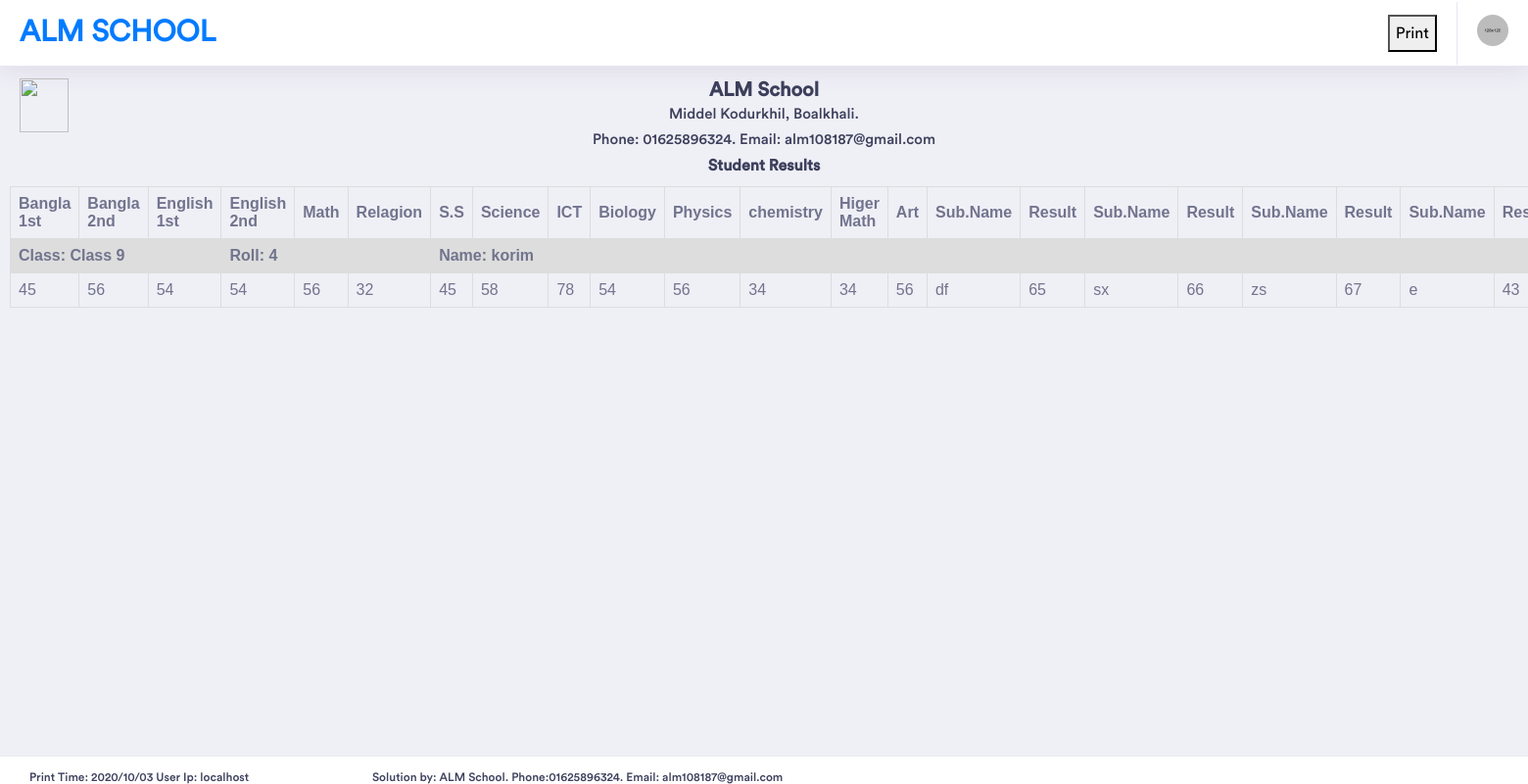
Page /RptResult.php on the earlier database version.
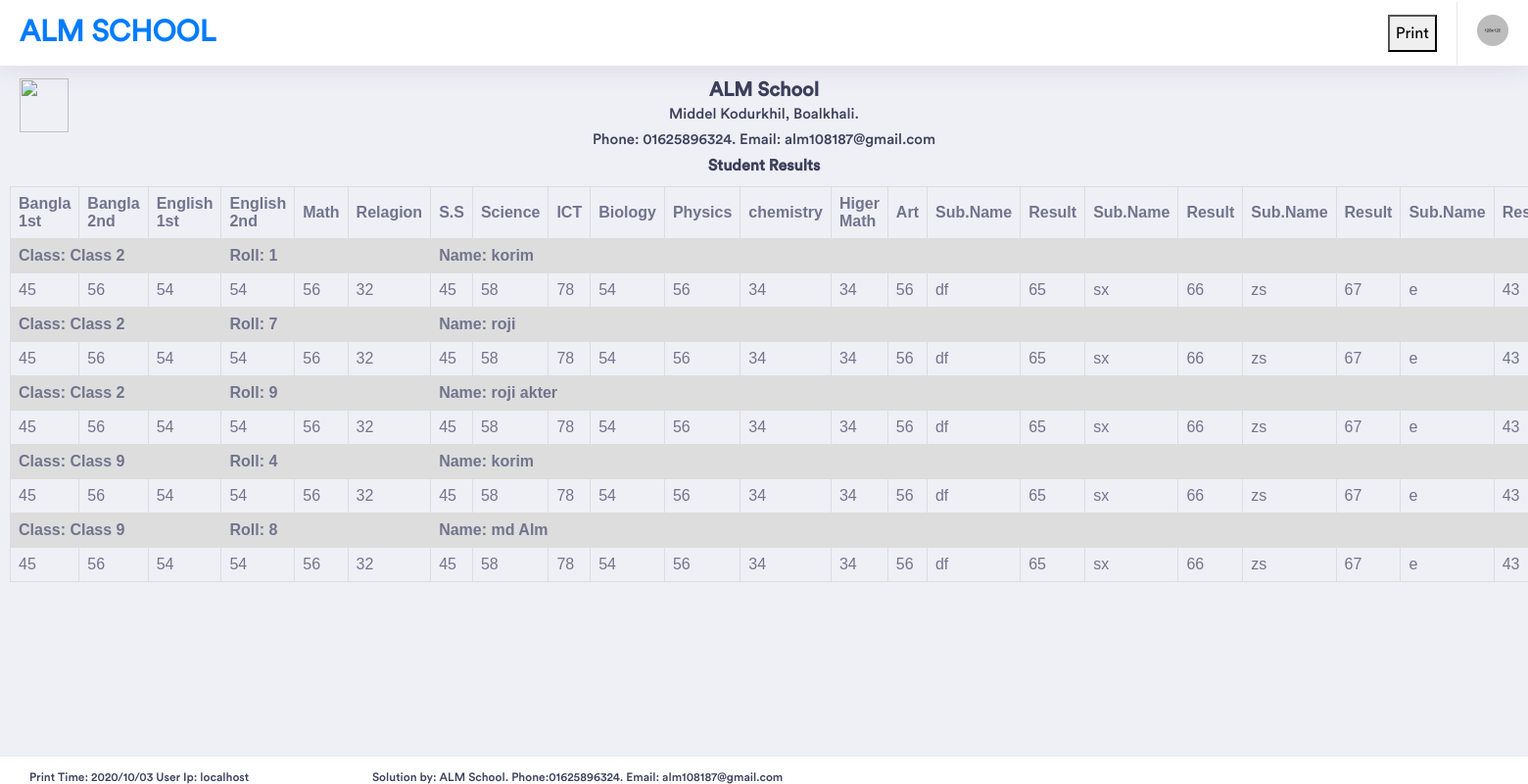
Same page on the later database version.
### tables this page shows
CREATE TABLE `result` (
  `autoId` int(250) NOT NULL,
  `Student_Name` varchar(250) NOT NULL,
  `Class` varchar(250) NOT NULL,
  `Roll` int(100) NOT NULL,
  `B1rst` int(211) NOT NULL,
  `B2rst` int(211) NOT NULL,
  `E1rst` int(211) NOT NULL,
  `E2rst` int(221) NOT NULL,
  `Mrst` int(222) NOT NULL,
  `Rrst` int(222) NOT NULL,
  `ssrst` int(222) NOT NULL,
  `srst` int(222) NOT NULL,
  `Irst` int(222) NOT NULL,
  `Biology` int(222) NOT NULL,
  `Physics` int(222) NOT NULL,
  `chemistry` int(222) NOT NULL,
  `HigerMath` int(222) NOT NULL,
  `Art` int(111) NOT NULL,
  `exs1` varchar(111) NOT NULL,
  `exs1rst` int(111) NOT NULL,
  `exs2` varchar(111) NOT NULL,
  `exs2rst` int(111) NOT NULL,
  `exs3` varchar(111) NOT NULL,
  `exs3rst` int(111) NOT NULL,
  `exs4` varchar(111) NOT NULL,
  `exs4rst` int(111) NOT NULL,
  `userIp` varchar(111) NOT NULL,
  `entryTime` datetime NOT NULL
);

### RptResult.php (the view, shortened to what this page needs)
<html>
<head>
</head>
<body>
<div style="height: 70px;">
<?php
include("RptHeaderAll.php");
?>
</div>
<div style="padding: 10px;">
<div style=" height:110px;   text-align: center; ">
	<div style=" width:70px;  float: left;   z-index: 1; position: absolute; " >
	<img src="img/almlogo.png" class="w3-image w3-greyscale-min" style="width:50px; height:55px;" >
	</div>
	<div style=" width:100%; ">
		<h3 Style=" font-weight: bold; margin-bottom: 0px;">ALM School</h3>
		<h5 Style=" margin-bottom: 0px;">Middel Kodurkhil, Boalkhali.</h5>
		<h5 Style=" margin-bottom: 0px;">Phone: 01625896324. Email: alm108187@gmail.com</h5>
		<h4 Style=" font-weight: bold; margin-bottom: 0px;"> Student Results</h4>
	</div>
</div>
<table style="padding: 15px; margin-bottom: 50px;">
<tr>
<th Style="width:20px"> Bangla 1st</th>
<th Style='width:170px'> Bangla 2nd</th>
<th Style='width:150px'> English 1st</th>
<th Style='width:150px'> English 2nd</th>
<th Style='width:120px'> Math </th>
<th Style='width:120px'> Relagion</th>
<th Style='width:40px'> S.S </th>
<th Style='width:70px'> Science </th>
<th Style='width:150px'> ICT</th>
<th Style='width:120px'> Biology </th>
<th Style='width:120px'> Physics </th>
<th Style='width:40px'> chemistry </th>
<th Style='width:70px'> Higer Math </th>
<th Style='width:70px'> Art </th>
<th Style='width:120px'> Sub.Name </th>
<th Style='width:40px'> Result </th>
<th Style='width:40px'> Sub.Name </th>
<th Style='width:40px'> Result </th>
<th Style='width:70px'> Sub.Name </th>
<th Style='width:40px'> Result </th>
<th Style='width:70px'> Sub.Name </th>
<th Style='width:40px'> Result </th>
<?php
$link= mysqli_connect("localhost", "root", "");
mysqli_select_db($link,"alm");
$result="SELECT DISTINCT `Student_Name`,  `Class`, `Roll` FROM `result` order by Class ";
$display=mysqli_query($link,$result);
while($row=mysqli_fetch_array($display))
{
	echo"<tr>";
	  echo"<td colspan='3' Style='font-weight: bold;'>   Class: ".$row['Class']. "</td><td colspan='3' Style='font-weight: bold;'> Roll: ".$row['Roll']."  </td><td colspan='16' Style='font-weight: bold;'>  Name: ".$row['Student_Name']." </td> ";
	echo"</tr>";
	$re="SELECT * FROM `result` Where Student_Name like '".$row['Student_Name']."' and Class like '".$row['Class']."' and Roll like '".$row['Roll']."' order by Class ";
		$dl=mysqli_query($link,$re);
			while($row1=mysqli_fetch_array($dl))
			{
				echo"<tr>";
				echo"<td>".$row1['B1rst']."</td>";
				echo"<td>".$row1['B2rst']."</td>";
				echo"<td>".$row1['E1rst']."</td>";
				echo"<td>".$row1['E2rst']."</td>";
				echo"<td>".$row1['Mrst']."</td>";
				echo"<td>".$row1['Rrst']."</td>";
				echo"<td>".$row1['ssrst']."</td>";
				echo"<td>".$row1['srst']."</td>";
				echo"<td>".$row1['Irst']."</td>";
				echo"<td>".$row1['Biology']."</td>";
				echo"<td>".$row1['Physics']."</td>";
				echo"<td>".$row1['chemistry']."</td>";
				echo"<td>".$row1['HigerMath']."</td>";
				echo"<td>".$row1['Art']."</td>";
				echo"<td>".$row1['exs1']."</td>";
				echo"<td>".$row1['exs1rst']."</td>";
				echo"<td>".$row1['exs2']."</td>";
				echo"<td>".$row1['exs2rst']."</td>";
				echo"<td>".$row1['exs3']."</td>";
				echo"<td>".$row1['exs3rst']."</td>";
				echo"<td>".$row1['exs4']."</td>";
				echo"<td>".$row1['exs4rst']."</td>";
				echo"</tr>";
			}
}
?>
</table>
<div class="footer"  Style="height:10px;">
                   <h6 Style=" float: left; width: 350px;"> <?php
											echo "Print Time: " . date("Y/m/d");
											   echo " User Ip: ".$_SERVER['HTTP_HOST'];
											  ?></h6>
				<h6 Style=" float: left; width: 450px;">Solution by: ALM School. Phone:01625896324. Email: alm108187@gmail.com</h6>
</div>
</div>
</body>
</html>

Differences in the rows shown:
added result: B1rst "45", B2rst "56", E1rst "54", E2rst "54", Mrst "56", Rrst "32", ssrst "45", srst "58", Irst "78", Biology "54", Physics "56", chemistry "34", HigerMath "34", Art "56", exs1 "df", exs1rst "65", exs2 "sx", exs2rst "66", exs3 "zs", exs3rst "67", exs4 "e", exs4rst "43", shown under "Class 2"
added result: B1rst "45", B2rst "56", E1rst "54", E2rst "54", Mrst "56", Rrst "32", ssrst "45", srst "58", Irst "78", Biology "54", Physics "56", chemistry "34", HigerMath "34", Art "56", exs1 "df", exs1rst "65", exs2 "sx", exs2rst "66", exs3 "zs", exs3rst "67", exs4 "e", exs4rst "43", shown under "Class 2"
added result: B1rst "45", B2rst "56", E1rst "54", E2rst "54", Mrst "56", Rrst "32", ssrst "45", srst "58", Irst "78", Biology "54", Physics "56", chemistry "34", HigerMath "34", Art "56", exs1 "df", exs1rst "65", exs2 "sx", exs2rst "66", exs3 "zs", exs3rst "67", exs4 "e", exs4rst "43", shown under "Class 2"
added result: B1rst "45", B2rst "56", E1rst "54", E2rst "54", Mrst "56", Rrst "32", ssrst "45", srst "58", Irst "78", Biology "54", Physics "56", chemistry "34", HigerMath "34", Art "56", exs1 "df", exs1rst "65", exs2 "sx", exs2rst "66", exs3 "zs", exs3rst "67", exs4 "e", exs4rst "43", shown under "Class 9"
Other differences:
new list line: "Class: Class 2 Roll: 1 Name: korim"
new list line: "Class: Class 2 Roll: 7 Name: roji"
new list line: "Class: Class 2 Roll: 9 Name: roji akter"
new list line: "Class: Class 9 Roll: 8 Name: md Alm"
